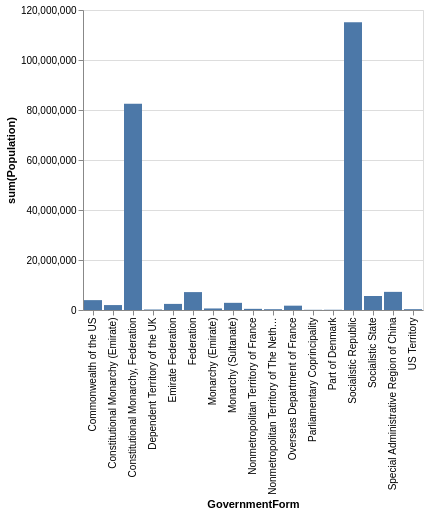

Vega-Lite specification stored for this chart:
### Vega-Lite specification from a JSON file in a GitHub repository (floating-point values rounded to 4 significant figures)
{"data": {"values": [{"x_data": "Commonwealth of the US", "y_data": 3947000}, {"x_data": "Constitutional Monarchy (Emirate)", "y_data": 1972000}, {"x_data": "Constitutional Monarchy, Federation", "y_data": 82516000}, {"x_data": "Dependent Territory of the UK", "y_data": 193050}, {"x_data": "Emirate Federation", "y_data": 2441000}, {"x_data": "Federation", "y_data": 7160400}, {"x_data": "Monarchy (Emirate)", "y_data": 617000}, {"x_data": "Monarchy (Sultanate)", "y_data": 2870000}, {"x_data": "Nonmetropolitan Territory of France", "y_data": 464000}, {"x_data": "Nonmetropolitan Territory of The Netherlands", "y_data": 320000}, {"x_data": "Overseas Department of France", "y_data": 1731000}, {"x_data": "Parliamentary Coprincipality", "y_data": 78000}, {"x_data": "Part of Denmark", "y_data": 99000}, {"x_data": "Socialistic Republic", "y_data": 115072000}, {"x_data": "Socialistic State", "y_data": 5605000}, {"x_data": "Special Administrative Region of China", "y_data": 7255000}, {"x_data": "US Territory", "y_data": 329000}]}, "mark": "bar", "encoding": {"x": {"field": "x_data", "type": "nominal", "title": "GovernmentForm", "sort": "ascending"}, "y": {"field": "y_data", "type": "quantitative", "title": "sum(Population)"}}}
